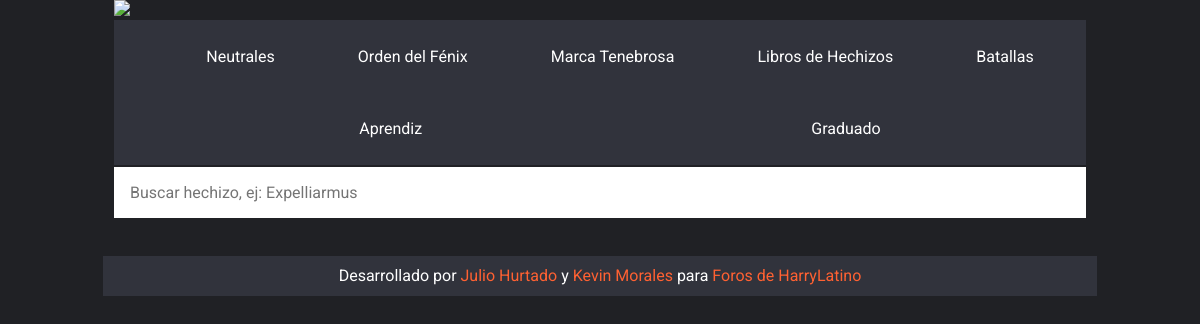
Screenshot of /rol/neutrales/ with the database file from the repository.
### spells/models.py (models this page shows, shortened)
class Group(models.Model):
    name_choices = (
        ('Neutrales', 'Neutrales'),
        ('Orden del Fénix', 'Orden del Fénix'),
        ('Marca Tenebrosa', 'Marca Tenebrosa'),
        ('Libros de Hechizos', 'Libros de Hechizos'),
    )
    name = models.CharField(max_length=64, choices=name_choices, unique=True)
    slug = models.SlugField(allow_unicode=True, max_length=100, editable=False)

class Range(models.Model):
    name = models.CharField(max_length=64)
    group = models.ForeignKey(Group, on_delete=models.CASCADE)
    slug = models.SlugField(allow_unicode=True, max_length=100, editable=False)

### spells/views.py (the view)
class SpellCategoryListView(SpellListView):
    def get_queryset(self):
        group = get_object_or_404(Group, slug=self.kwargs['slug'])
        ranges = Range.objects.filter(group=group)
        if self.rol:
            queryset = self.model.objects.filter(range__in=ranges).exclude(battles=True)
        else:
            queryset = self.model.objects.filter(range__in=ranges).exclude(battles=False)
        return queryset
    def get_context_data(self, **kwargs):
        context = super(SpellCategoryListView, self).get_context_data(**kwargs)
        context['categories'] = Group.objects.all().order_by('id')
        context['ranges'] = Range.objects.all().order_by('id')
        context['category'] = get_object_or_404(Group, slug=self.kwargs['slug'])
        context['flag'] = True
        return context

### spells/views.py (called while the page is built)
    def get_context_data(self, **kwargs):
        context = super(SpellListView, self).get_context_data(**kwargs)
        context['categories'] = Group.objects.all().order_by('id')
        context['ranges'] = Range.objects.all().order_by('id')
        context['rol'] = self.rol
        return context

### spells/templates/spells/spell_list.html (shortened to what this page needs)
{% extends "base.html" %}
{% block subMenu %}
    {% if flag %}
    <div id="libros" class="MenuLibro">
        <ul class="MenuLibro-list">
            {% for range in ranges %}
                {% if range.group == category %}
                    {% if rol %}
                        <li class="MenuLibro-item"><a href="{% url 'Spell:spell_range_rol' range.group.slug range.slug %}">{{ range.name }}</a></li>
                    {% else %}
                        <li class="MenuLibro-item"><a href="{% url 'Spell:spell_range' range.group.slug range.slug %}">{{ range.name }}</a></li>
                    {% endif %}
                {% endif %}
            {% endfor %}
        </ul>
    </div>
    {% endif %}
{% endblock %}

### spells/templates/base.html (shortened to what this page needs)
{% load static %}
<!DOCTYPE html>
<html lang="en">
<head>
    <link rel="stylesheet" href="{% static "css/styles.css" %}">
    <link rel="stylesheet" href="{% static "css/normalize.css" %}">
</head>
<body>
    <header class="Header">
        <a href="/" class="Header-container">
            <img class="Header-image" src="https://i.imgur.com/qH0xY1I.png">
        </a>
    </header>
    <nav class="Menu">
        <ul class="Menu-list">
            {% for category in categories %}
                {% if rol %}
                    <li class="Menu-item"><a href="{% url 'Spell:spell_category_rol' category.slug %}" class="Menu-title">{{ category.name }}</a></li>
                {% else %}
                    <li class="Menu-item"><a href="{% url 'Spell:spell_category' category.slug %}" class="Menu-title">{{ category.name }}</a></li>
                {% endif %}
            {% endfor %}
                {% if rol %}
                    <li class="Menu-item"><a href="{% url 'Spell:spell_list'%}" class="Menu-title">Batallas</a></li>
                {% else %}
                    <li class="Menu-item"><a href="{% url 'Spell:spell_list_rol'%}" class="Menu-title">Rol</a></li>
                {% endif %}
        </ul>
    </nav>
    {% block subMenu %}
    {% endblock %}
    <section class="Search">
    	<article class="Search-bar">
            <input type="text" class="Search-input" placeholder="Buscar hechizo, ej: Expelliarmus" aria-describedby="sizing-addon1" id="busqueda">
    	</article>
    </section>
    <section>
    </section>
    <footer class="Footer">
    	Desarrollado por <a href="http://www.harrylatino.org/user/102763-bastian-karkarov-malfoy/" target="_blank">Julio Hurtado</a> y <a href="http://www.harrylatino.org/user/42757-uzziel-fined/" target="_blank">Kevin Morales</a> para <a href="http://www.harrylatino.org/" target="_blank">Foros de HarryLatino</a>
    </footer>
</body>
</html>

### spells/static/css/styles.css (style rules this page uses)
.Header { display: flex; justify-content: center; }
.Header-container { width: 90%; }
.Header-image { width: 100%; }
.Menu { margin: 0 auto; background-color: #31333c; width: 88%; padding: 1%; }
.Menu-list { display: flex; list-style: none; justify-content: space-around; }
.Menu-item { margin: 0; }
.Menu-title { text-decoration: none; color: #fff; }
.MenuLibro { margin: 0 auto; background-color: #31333c; width: 88%; padding: 1%; }
.MenuLibro-list { display: flex; list-style: none; justify-content: space-around; }
.MenuLibro-item { margin: 0; }
.MenuLibro-item a { color: #fff; text-decoration: none; }
.Search { margin: 0.2% 5% 1% 5%; }
.Search-bar { display: flex; justify-content: center; align-items: center; }
.Search-input { width: 100%; padding: 1em; border: none; }
.Footer { max-width: 90%; background-color: #31333c; text-align: center; padding: 1%; font-size: 1em; margin: 0 auto; }
.Footer a { text-decoration: none; color: #ff6132; }

### rows the page displays
Group: name "Neutrales"
Group: name "Orden del Fénix"
Group: name "Marca Tenebrosa"
Group: name "Libros de Hechizos"
Range: name "Aprendiz"
Range: name "Graduado"
